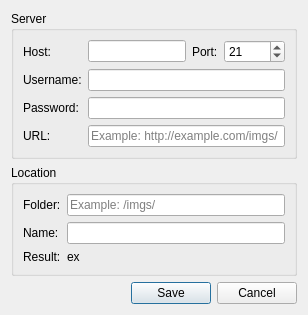
<?xml version="1.0" encoding="UTF-8"?>
<ui version="4.0">
 <class>Dialog</class>
 <widget class="QDialog" name="Dialog">
  <property name="geometry">
   <rect>
    <x>0</x>
    <y>0</y>
    <width>308</width>
    <height>306</height>
   </rect>
  </property>
  <property name="windowTitle">
   <string>FTPS - Settings</string>
  </property>
  <layout class="QVBoxLayout" name="verticalLayout">
   <item>
    <widget class="QGroupBox" name="group_server">
     <property name="title">
      <string>Server</string>
     </property>
     <layout class="QVBoxLayout" name="verticalLayout_2">
      <item>
       <layout class="QFormLayout" name="formLayout">
        <item row="1" column="0">
         <widget class="QLabel" name="label_username">
          <property name="text">
           <string>Username:</string>
          </property>
         </widget>
        </item>
        <item row="1" column="1">
         <widget class="QLineEdit" name="input_username"/>
        </item>
        <item row="2" column="0">
         <widget class="QLabel" name="label_password">
          <property name="text">
           <string>Password:</string>
          </property>
         </widget>
        </item>
        <item row="2" column="1">
         <widget class="QLineEdit" name="input_password">
          <property name="echoMode">
           <enum>QLineEdit::Password</enum>
          </property>
         </widget>
        </item>
        <item row="3" column="0">
         <widget class="QLabel" name="label_url">
          <property name="text">
           <string>URL:</string>
          </property>
         </widget>
        </item>
        <item row="3" column="1">
         <widget class="QLineEdit" name="input_url">
          <property name="placeholderText">
           <string>Example: http://example.com/imgs/</string>
          </property>
         </widget>
        </item>
        <item row="0" column="0">
         <widget class="QLabel" name="label_hostInput">
          <property name="text">
           <string>Host:</string>
          </property>
         </widget>
        </item>
        <item row="0" column="1">
         <layout class="QHBoxLayout" name="layout_host">
          <item>
           <widget class="QLineEdit" name="input_host"/>
          </item>
          <item>
           <widget class="QLabel" name="label_port">
            <property name="text">
             <string>Port:</string>
            </property>
           </widget>
          </item>
          <item>
           <widget class="QSpinBox" name="input_port">
            <property name="maximum">
             <number>65535</number>
            </property>
            <property name="value">
             <number>21</number>
            </property>
           </widget>
          </item>
         </layout>
        </item>
       </layout>
      </item>
     </layout>
    </widget>
   </item>
   <item>
    <widget class="QGroupBox" name="group_location">
     <property name="title">
      <string>Location</string>
     </property>
     <layout class="QVBoxLayout" name="verticalLayout_4">
      <item>
       <layout class="QFormLayout" name="formLayout_2">
        <property name="fieldGrowthPolicy">
         <enum>QFormLayout::AllNonFixedFieldsGrow</enum>
        </property>
        <item row="1" column="0">
         <widget class="QLabel" name="label_folder">
          <property name="text">
           <string>Folder:</string>
          </property>
         </widget>
        </item>
        <item row="2" column="0">
         <widget class="QLabel" name="label_name">
          <property name="text">
           <string>Name:</string>
          </property>
         </widget>
        </item>
        <item row="2" column="1">
         <widget class="QLineEdit" name="input_name">
          <property name="text">
           <string extracomment="Hlap"/>
          </property>
         </widget>
        </item>
        <item row="3" column="0">
         <widget class="QLabel" name="label_result">
          <property name="text">
           <string>Result:</string>
          </property>
         </widget>
        </item>
        <item row="3" column="1">
         <widget class="QLabel" name="label_example">
          <property name="text">
           <string>ex</string>
          </property>
         </widget>
        </item>
        <item row="1" column="1">
         <widget class="QLineEdit" name="input_folder">
          <property name="placeholderText">
           <string>Example: /imgs/</string>
          </property>
         </widget>
        </item>
       </layout>
      </item>
     </layout>
    </widget>
   </item>
   <item>
    <widget class="QDialogButtonBox" name="buttonBox">
     <property name="orientation">
      <enum>Qt::Horizontal</enum>
     </property>
     <property name="standardButtons">
      <set>QDialogButtonBox::Cancel|QDialogButtonBox::Save</set>
     </property>
    </widget>
   </item>
  </layout>
 </widget>
 <tabstops>
  <tabstop>input_host</tabstop>
  <tabstop>input_port</tabstop>
  <tabstop>input_username</tabstop>
  <tabstop>input_password</tabstop>
  <tabstop>input_url</tabstop>
  <tabstop>input_folder</tabstop>
  <tabstop>input_name</tabstop>
  <tabstop>buttonBox</tabstop>
 </tabstops>
 <resources/>
 <connections>
  <connection>
   <sender>buttonBox</sender>
   <signal>accepted()</signal>
   <receiver>Dialog</receiver>
   <slot>accept()</slot>
   <hints>
    <hint type="sourcelabel">
     <x>236</x>
     <y>299</y>
    </hint>
    <hint type="destinationlabel">
     <x>157</x>
     <y>274</y>
    </hint>
   </hints>
  </connection>
  <connection>
   <sender>buttonBox</sender>
   <signal>rejected()</signal>
   <receiver>Dialog</receiver>
   <slot>reject()</slot>
   <hints>
    <hint type="sourcelabel">
     <x>286</x>
     <y>299</y>
    </hint>
    <hint type="destinationlabel">
     <x>286</x>
     <y>274</y>
    </hint>
   </hints>
  </connection>
 </connections>
</ui>
